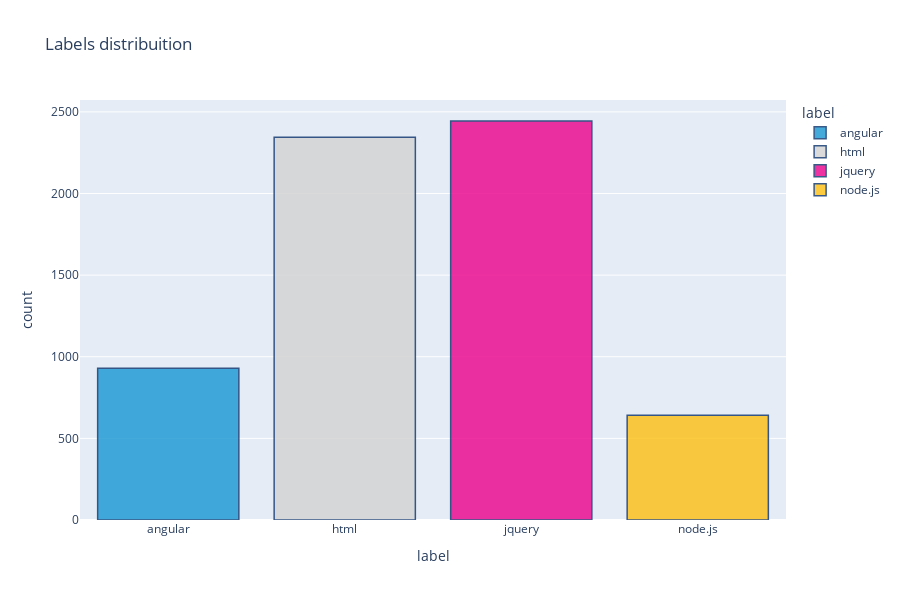

The cell this chart's notebook holds for it:
### Code cell
px.bar(
    labels_sums, 
    x='label',
    y='count', 
    color='label',
    color_discrete_sequence=URBAN_PALETTE_CATEGORICAL.loc['hex_code'][:4],
    title='Labels distribuition',
    height=600,
    width=900
).update_traces(
    marker_line_color='rgb(8,48,107)',
    marker_line_width=1.5, 
    opacity=0.8
).update_xaxes(type='category')

### Figure 1 — Plotly figure (JSON) as saved in the notebook; plotly's stock layout.template omitted (floating-point values rounded to 4 significant figures)
{"data": [{"alignmentgroup": "True", "hovertemplate": "label=%{x}<br>count=%{y}<extra></extra>", "legendgroup": "angular", "marker": {"color": "#1696d2", "line": {"color": "rgb(8,48,107)", "width": 1.5}, "pattern": {"shape": ""}}, "name": "angular", "offsetgroup": "angular", "opacity": 0.8, "orientation": "v", "showlegend": true, "textposition": "auto", "type": "bar", "x": ["angular"], "xaxis": "x", "y": [929], "yaxis": "y"}, {"alignmentgroup": "True", "hovertemplate": "label=%{x}<br>count=%{y}<extra></extra>", "legendgroup": "html", "marker": {"color": "#d2d2d2", "line": {"color": "rgb(8,48,107)", "width": 1.5}, "pattern": {"shape": ""}}, "name": "html", "offsetgroup": "html", "opacity": 0.8, "orientation": "v", "showlegend": true, "textposition": "auto", "type": "bar", "x": ["html"], "xaxis": "x", "y": [2345], "yaxis": "y"}, {"alignmentgroup": "True", "hovertemplate": "label=%{x}<br>count=%{y}<extra></extra>", "legendgroup": "jquery", "marker": {"color": "#ec008b", "line": {"color": "rgb(8,48,107)", "width": 1.5}, "pattern": {"shape": ""}}, "name": "jquery", "offsetgroup": "jquery", "opacity": 0.8, "orientation": "v", "showlegend": true, "textposition": "auto", "type": "bar", "x": ["jquery"], "xaxis": "x", "y": [2444], "yaxis": "y"}, {"alignmentgroup": "True", "hovertemplate": "label=%{x}<br>count=%{y}<extra></extra>", "legendgroup": "node.js", "marker": {"color": "#fdbf11", "line": {"color": "rgb(8,48,107)", "width": 1.5}, "pattern": {"shape": ""}}, "name": "node.js", "offsetgroup": "node.js", "opacity": 0.8, "orientation": "v", "showlegend": true, "textposition": "auto", "type": "bar", "x": ["node.js"], "xaxis": "x", "y": [641], "yaxis": "y"}], "layout": {"barmode": "relative", "height": 600, "legend": {"title": {"text": "label"}, "tracegroupgap": 0}, "title": {"text": "Labels distribuition"}, "width": 900, "xaxis": {"anchor": "y", "categoryarray": ["angular", "html", "jquery", "node.js"], "categoryorder": "array", "domain": [0, 1], "title": {"text": "label"}, "type": "category"}, "yaxis": {"anchor": "x", "domain": [0, 1], "title": {"text": "count"}}}}
